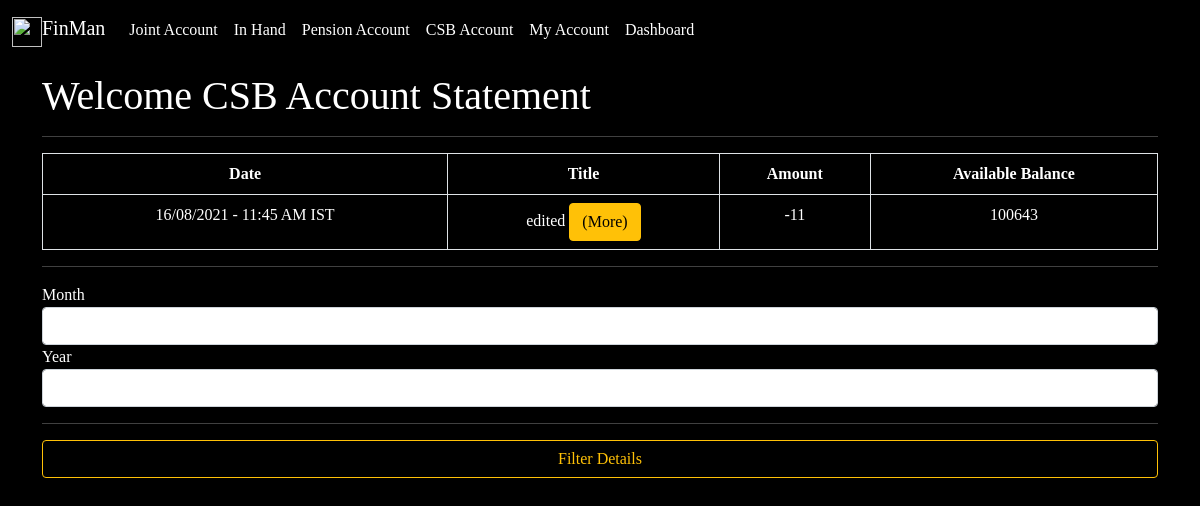
The app's page /csbaccountstatement/ with its own data.
### FinManApp/models.py (models this page shows, shortened)
class CSBAccountModel(models.Model):
    date_time  = models.CharField(max_length=200 ,null=True)
    available_balance =  models.CharField(max_length=200 ,null=True)
    amount = models.IntegerField(null=True)
    title =  models.CharField(max_length=200 ,null=True)
    description =  models.TextField(null=True)
    month = models.CharField(max_length=200 ,blank=True)
    year = models.CharField(max_length=200 ,blank=True)

### FinManApp/views.py (the view)
# urls.py: path('csbaccountstatement/', views.csbaccountstatement, name = 'csbaccountstatement'),
def csbaccountstatement(request):
    all_item=CSBAccountModel.objects.all().order_by("-id")
    if request.method == 'POST':
        mydate = datetime.now()
        curr_month = request.POST["month"]
        curr_year = request.POST["year"]
        all_item = CSBAccountModel.objects.filter(month=curr_month , year = curr_year).order_by("-id")
        return render(request, "csbaccountstatement.html" ,{'all_item':all_item})
    else:
        all_item=CSBAccountModel.objects.all().order_by("-id")
        mydate = datetime.now()
        curr_month = mydate.strftime("%m")
        curr_year = mydate.strftime("%Y")
        all_item = CSBAccountModel.objects.filter(month=curr_month , year = curr_year).order_by("-id")
        return render(request, "csbaccountstatement.html" ,{'all_item':all_item})

### FinManApp/templates/csbaccountstatement.html (shortened to what this page needs)
{% extends 'menubar.html' %}
{% block content %}
<body style="background-color: black;color: white;">
    <br><br><br>
    <h1>Welcome CSB Account Statement</h1>
    <hr>
    <table class="table table-striped table-bordered">
        <tr>
            <th>Date</th>
            <th>Title</th>
            <th>Amount</th>
            <th>Available Balance</th>
        </tr>
        {% for item in all_item %}
            <tr>
                <td>{{item.date_time}}</td>
                <td>{{item.title}} <a class="btn btn-warning" href="{% url 'csbaccountdetails' item.id %}">(More)</a></td>
                <td>{{item.amount}}</td>
                <td>{{item.available_balance}}</td>
            </tr>
        {% endfor %}
    </table>
    <hr>
    <form method="POST">
        <label>Month</label><input type="text" id="month" name="month" class="form-control">
        <label>Year</label><input type="text" id="year" name="year" class="form-control">
        <hr>
        <div class="d-grid gap-2">
            <button type="submit" class="btn btn-outline-warning">Filter Details</button>
        </div>
    </form>
</body>
{% endblock %}

### FinManApp/templates/menubar.html (style rules this page uses)
td { text-align: center; }
body { background: black; }

### FinManApp/templates/csbaccountstatement.html (style rules this page uses)
th,td { text-align: center; color: white; }

### records on screen
CSBAccountModel: date_time "16/08/2021 - 11:45 AM IST", title "edited", amount "-11", available_balance "100643"
